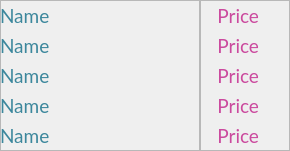
   <widget class="QFrame" name="frame_36">
    <property name="geometry">
     <rect>
      <x>690</x>
      <y>810</y>
      <width>290</width>
      <height>151</height>
     </rect>
    </property>
    <property name="font">
     <font>
      <family>Lato</family>
      <pointsize>14</pointsize>
      <weight>50</weight>
      <italic>false</italic>
      <bold>false</bold>
     </font>
    </property>
    <property name="styleSheet">
     <string notr="true">font: 14pt &quot;Lato&quot;;</string>
    </property>
    <property name="frameShape">
     <enum>QFrame::StyledPanel</enum>
    </property>
    <property name="frameShadow">
     <enum>QFrame::Raised</enum>
    </property>
    <widget class="QFrame" name="frame_37">
     <property name="geometry">
      <rect>
       <x>0</x>
       <y>0</y>
       <width>201</width>
       <height>151</height>
      </rect>
     </property>
     <property name="font">
      <font>
       <family>Lato</family>
       <pointsize>14</pointsize>
       <weight>50</weight>
       <italic>false</italic>
       <bold>false</bold>
      </font>
     </property>
     <property name="styleSheet">
      <string notr="true">color: rgba(60, 135, 156, 1);</string>
     </property>
     <property name="frameShape">
      <enum>QFrame::StyledPanel</enum>
     </property>
     <property name="frameShadow">
      <enum>QFrame::Raised</enum>
     </property>
     <widget class="QLabel" name="name_65">
      <property name="geometry">
       <rect>
        <x>0</x>
        <y>0</y>
        <width>201</width>
        <height>31</height>
       </rect>
      </property>
      <property name="font">
       <font>
        <family>Lato</family>
        <pointsize>14</pointsize>
        <weight>50</weight>
        <italic>false</italic>
        <bold>false</bold>
       </font>
      </property>
      <property name="text">
       <string>Name</string>
      </property>
     </widget>
     <widget class="QLabel" name="name_66">
      <property name="geometry">
       <rect>
        <x>0</x>
        <y>30</y>
        <width>201</width>
        <height>31</height>
       </rect>
      </property>
      <property name="font">
       <font>
        <family>Lato</family>
        <pointsize>14</pointsize>
        <weight>50</weight>
        <italic>false</italic>
        <bold>false</bold>
       </font>
      </property>
      <property name="text">
       <string>Name</string>
      </property>
     </widget>
     <widget class="QLabel" name="name_68">
      <property name="geometry">
       <rect>
        <x>0</x>
        <y>90</y>
        <width>201</width>
        <height>31</height>
       </rect>
      </property>
      <property name="font">
       <font>
        <family>Lato</family>
        <pointsize>14</pointsize>
        <weight>50</weight>
        <italic>false</italic>
        <bold>false</bold>
       </font>
      </property>
      <property name="text">
       <string>Name</string>
      </property>
     </widget>
     <widget class="QLabel" name="name_67">
      <property name="geometry">
       <rect>
        <x>0</x>
        <y>60</y>
        <width>201</width>
        <height>31</height>
       </rect>
      </property>
      <property name="font">
       <font>
        <family>Lato</family>
        <pointsize>14</pointsize>
        <weight>50</weight>
        <italic>false</italic>
        <bold>false</bold>
       </font>
      </property>
      <property name="text">
       <string>Name</string>
      </property>
     </widget>
     <widget class="QLabel" name="name_69">
      <property name="geometry">
       <rect>
        <x>0</x>
        <y>120</y>
        <width>201</width>
        <height>31</height>
       </rect>
      </property>
      <property name="font">
       <font>
        <family>Lato</family>
        <pointsize>14</pointsize>
        <weight>50</weight>
        <italic>false</italic>
        <bold>false</bold>
       </font>
      </property>
      <property name="text">
       <string>Name</string>
      </property>
     </widget>
    </widget>
    <widget class="QFrame" name="frame_38">
     <property name="geometry">
      <rect>
       <x>199</x>
       <y>0</y>
       <width>91</width>
       <height>151</height>
      </rect>
     </property>
     <property name="font">
      <font>
       <family>Lato</family>
       <pointsize>14</pointsize>
       <weight>50</weight>
       <italic>false</italic>
       <bold>false</bold>
      </font>
     </property>
     <property name="layoutDirection">
      <enum>Qt::RightToLeft</enum>
     </property>
     <property name="styleSheet">
      <string notr="true">color: rgba(203, 74, 158, 1);</string>
     </property>
     <property name="frameShape">
      <enum>QFrame::StyledPanel</enum>
     </property>
     <property name="frameShadow">
      <enum>QFrame::Raised</enum>
     </property>
     <widget class="QLabel" name="price_65">
      <property name="geometry">
       <rect>
        <x>0</x>
        <y>0</y>
        <width>60</width>
        <height>31</height>
       </rect>
      </property>
      <property name="font">
       <font>
        <family>Lato</family>
        <pointsize>14</pointsize>
        <weight>50</weight>
        <italic>false</italic>
        <bold>false</bold>
       </font>
      </property>
      <property name="text">
       <string>Price</string>
      </property>
      <property name="alignment">
       <set>Qt::AlignRight|Qt::AlignTrailing|Qt::AlignVCenter</set>
      </property>
     </widget>
     <widget class="QLabel" name="label_230">
      <property name="geometry">
       <rect>
        <x>60</x>
        <y>0</y>
        <width>32</width>
        <height>32</height>
       </rect>
      </property>
      <property name="styleSheet">
       <string notr="true">border-image: url(:/newPrefix/PlatIcon.png);</string>
      </property>
      <property name="text">
       <string/>
      </property>
     </widget>
     <widget class="QLabel" name="label_231">
      <property name="geometry">
       <rect>
        <x>60</x>
        <y>30</y>
        <width>32</width>
        <height>32</height>
       </rect>
      </property>
      <property name="styleSheet">
       <string notr="true">border-image: url(:/newPrefix/PlatIcon.png);</string>
      </property>
      <property name="text">
       <string/>
      </property>
     </widget>
     <widget class="QLabel" name="price_66">
      <property name="geometry">
       <rect>
        <x>0</x>
        <y>30</y>
        <width>60</width>
        <height>31</height>
       </rect>
      </property>
      <property name="font">
       <font>
        <family>Lato</family>
        <pointsize>14</pointsize>
        <weight>50</weight>
        <italic>false</italic>
        <bold>false</bold>
       </font>
      </property>
      <property name="text">
       <string>Price</string>
      </property>
      <property name="alignment">
       <set>Qt::AlignRight|Qt::AlignTrailing|Qt::AlignVCenter</set>
      </property>
     </widget>
     <widget class="QLabel" name="price_68">
      <property name="geometry">
       <rect>
        <x>0</x>
        <y>90</y>
        <width>60</width>
        <height>31</height>
       </rect>
      </property>
      <property name="font">
       <font>
        <family>Lato</family>
        <pointsize>14</pointsize>
        <weight>50</weight>
        <italic>false</italic>
        <bold>false</bold>
       </font>
      </property>
      <property name="text">
       <string>Price</string>
      </property>
      <property name="alignment">
       <set>Qt::AlignRight|Qt::AlignTrailing|Qt::AlignVCenter</set>
      </property>
     </widget>
     <widget class="QLabel" name="label_234">
      <property name="geometry">
       <rect>
        <x>60</x>
        <y>60</y>
        <width>32</width>
        <height>32</height>
       </rect>
      </property>
      <property name="styleSheet">
       <string notr="true">border-image: url(:/newPrefix/PlatIcon.png);</string>
      </property>
      <property name="text">
       <string/>
      </property>
     </widget>
     <widget class="QLabel" name="label_235">
      <property name="geometry">
       <rect>
        <x>60</x>
        <y>90</y>
        <width>32</width>
        <height>32</height>
       </rect>
      </property>
      <property name="styleSheet">
       <string notr="true">border-image: url(:/newPrefix/PlatIcon.png);</string>
      </property>
      <property name="text">
       <string/>
      </property>
     </widget>
     <widget class="QLabel" name="price_67">
      <property name="geometry">
       <rect>
        <x>0</x>
        <y>60</y>
        <width>60</width>
        <height>31</height>
       </rect>
      </property>
      <property name="font">
       <font>
        <family>Lato</family>
        <pointsize>14</pointsize>
        <weight>50</weight>
        <italic>false</italic>
        <bold>false</bold>
       </font>
      </property>
      <property name="text">
       <string>Price</string>
      </property>
      <property name="alignment">
       <set>Qt::AlignRight|Qt::AlignTrailing|Qt::AlignVCenter</set>
      </property>
     </widget>
     <widget class="QLabel" name="label_237">
      <property name="geometry">
       <rect>
        <x>60</x>
        <y>120</y>
        <width>32</width>
        <height>32</height>
       </rect>
      </property>
      <property name="styleSheet">
       <string notr="true">border-image: url(:/newPrefix/PlatIcon.png);</string>
      </property>
      <property name="text">
       <string/>
      </property>
     </widget>
     <widget class="QLabel" name="price_69">
      <property name="geometry">
       <rect>
        <x>0</x>
        <y>120</y>
        <width>60</width>
        <height>31</height>
       </rect>
      </property>
      <property name="font">
       <font>
        <family>Lato</family>
        <pointsize>14</pointsize>
        <weight>50</weight>
        <italic>false</italic>
        <bold>false</bold>
       </font>
      </property>
      <property name="text">
       <string>Price</string>
      </property>
      <property name="alignment">
       <set>Qt::AlignRight|Qt::AlignTrailing|Qt::AlignVCenter</set>
      </property>
     </widget>
    </widget>
   </widget>
